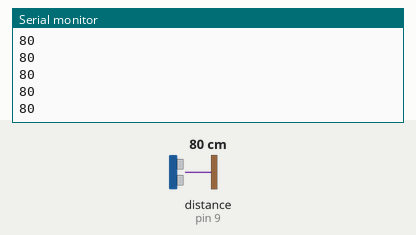
This sketch was run on a simulated Arduino Uno, built with avr-gcc and run on an emulated ATmega328P. On the bench: the last lines printed to the serial monitor. Wiring (inferred from the names in the program): ultrasonic range finder: trigger pin 8; echo pin 9. The inputs (shaded band) are chosen by the test bench; at power-on: distance to the obstacle (sensor on pin 9) 80 cm. The echo pulse lasts 58.3 µs per cm.

Above: at 1.2 s.
1.3 s: distance to the obstacle (sensor on pin 9) set to 2 cm
At 2.4 s:
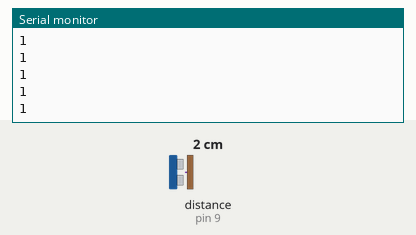
2.8 s: distance to the obstacle (sensor on pin 9) set to 4 cm
At 3.9 s:
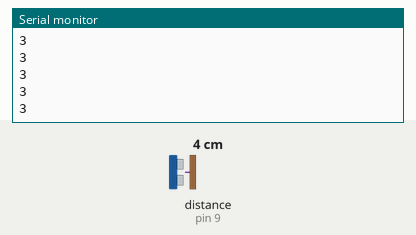
Timing chart, 0 to 5.8 s (numbered marks = the images above; inputs shaded):
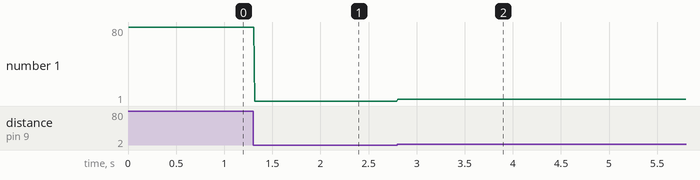

The sketch:

sketch_test_ranger.ino
```cpp
// Скетч для проверки работы ультразвукового дальномера
int echoPin = 9; // пин Echo
int trigPin = 8; // пин Trigger

void setup() {
  Serial.begin (9600);
  pinMode(trigPin, OUTPUT);
  pinMode(echoPin, INPUT);
}

void loop() {
  int duration, cm;
  digitalWrite(trigPin, LOW);
  delayMicroseconds(2);
  digitalWrite(trigPin, HIGH);
  delayMicroseconds(10);
  digitalWrite(trigPin, LOW);  // подали сигнал на триггер
  duration = pulseIn(echoPin, HIGH); // Считали с датчика длительность сигнала в мсек
  cm = duration / 58; // перевели в см
  Serial.println(cm);
  delay(10);
}
```

Measured:
- after the input at 1.3 s, the serial monitor: prints a new line at once (image 1)
- after the input at 2.8 s, the serial monitor: prints a new line at once (image 2)
- plotted number 1: 80 → 1 after the input at 1.3 s, 1 → 3 after the input at 2.8 s
